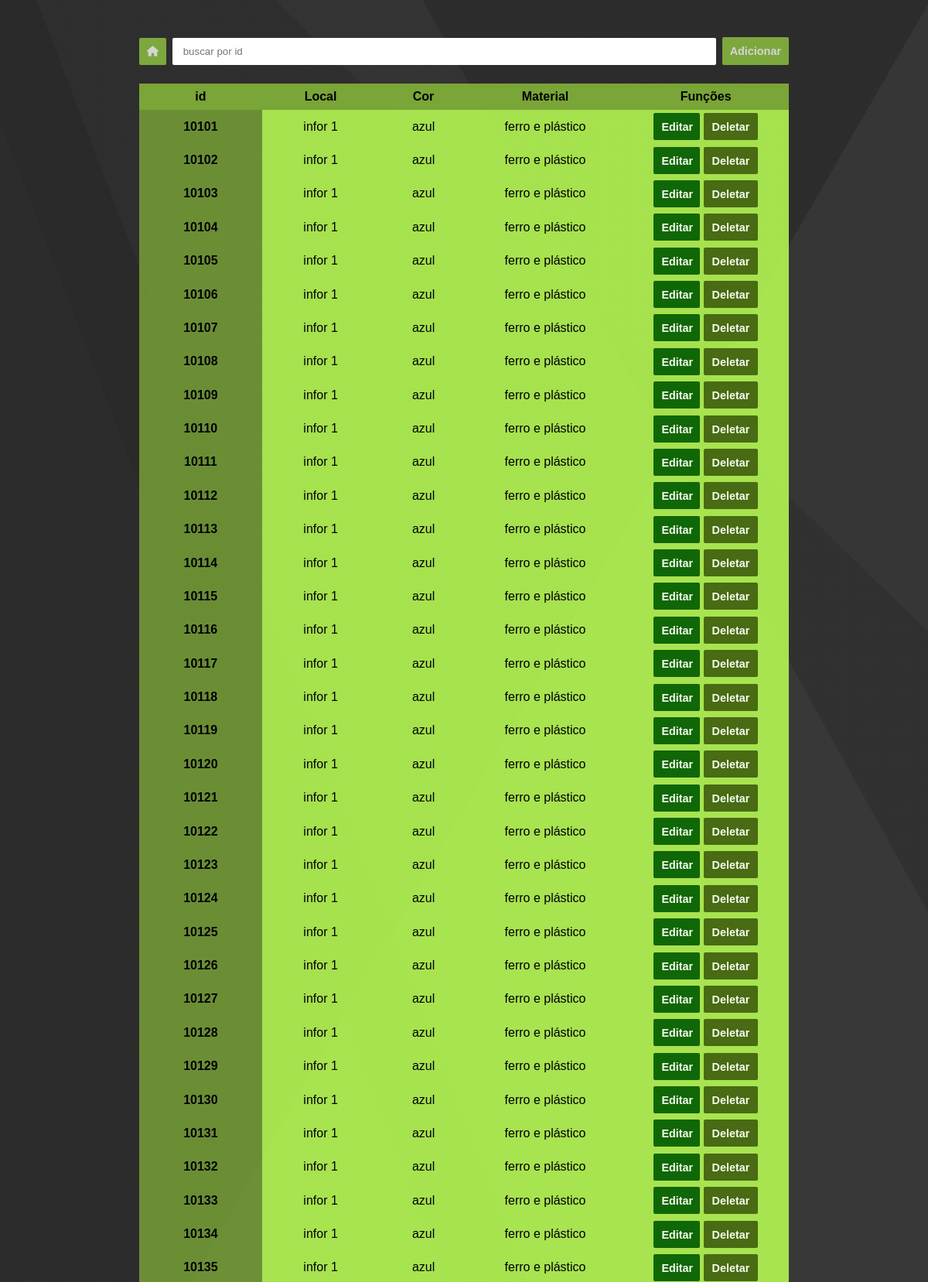
The page /1 (upper part) on the database its author committed.
### models.py (models this page shows)
class Moveis(db.Model):
    id = db.Column(db.Integer, primary_key = True)
    id_sala = db.Column(db.Integer, db.ForeignKey('sala.id'))
    id_objeto = db.Column(db.Integer, db.ForeignKey('objetos.id'))
    material = db.Column(db.String(50))
    cor = db.Column(db.String(20))

### routes/funcoes.py (the view)
@funcoes_route.route('/<int:itens>')
def listar_itens(itens):
    session['id_obj'] = itens
    global tabela_moveis
    tabela_moveis = db.session.query(Moveis).filter_by(id_objeto = itens).all()
    if tabela_moveis:
        mov = True
        return render_template('lista_item.html', tabela = tabela_moveis, movel = mov)
    else:
        mov = False
        tabela_eletronicos = db.session.query(Eletronicos).filter_by(id_objeto = itens).all()
        return render_template('lista_item.html', tabela = tabela_eletronicos, movel = mov)

### templates/lista_item.html (shortened to what this page needs)
<!DOCTYPE html>
<html lang="pt-br">
<head>
  <link rel="stylesheet" href="https://cdnjs.cloudflare.com/ajax/libs/font-awesome/6.6.0/css/all.min.css"
 />
  <link rel="stylesheet" href="../static/css/table.css">
</head>
<body>
  <div class="search--flex">
    <button class="back--btn">
      <a href="/">
        <i class="fa-solid fa-house"></i>
      </a>
    </button>
    <input type="number" id="search--tipping" placeholder=" buscar por id ">
    <button id="abrir_modal" class="search--btn" data-modal="modal">Adicionar</button>
  </div>
  <table>
    <thead>
      <tr>
        <th>id</th>
        <th>Local</th>
        {% if tabela[0].potencia %}
        <th>Potencia</th>
        <th>Consumo</th>
        {% else %}
        <th>Cor</th>
        <th>Material</th>
        {% endif %}
        <th>Funções</th>
      </tr>
    </thead>
    <tbody id="table--item">
      {% for objeto in tabela: %}
      <th scope="row">{{ objeto.id }}</th>
      <td>infor {{ objeto.id_sala }}</td>
      {% if objeto.potencia %}
      <td>{{ objeto.potencia }}</td>
      <td>{{ objeto.consumo }}</td>
      {% else %}
      <td>{{ objeto.cor }}</td>
      <td>{{ objeto.material }}</td>
  <td>
          <button data-modal="modal2" class="abrir_modal edit--btn">
            Editar
          </button>
          <a href="/{{ objeto.id }}/Deletar">
            <button class="delet--btn">Deletar</button>
          </a>
        </td>
      {% endif %}
      {% endfor %}
    </tbody>
  </table>
</body>
</html>

### static/css/table.css (style rules this page uses)
:root { --corDeFundo-cabecalho: #7AA637; --corDeFundo-tr: #7aa637cd; --corDeFundo-td: #bbff54db; --corDeFundo-btn: #91c741; --corButtonDelet: #3e5f0d; --corButtonEdit: #005a00; --corButtonClose: rgb(255, 54, 54); }
* { margin: 0; box-sizing: border-box; font-family: "Josefin Sans", sans-serif; }
body { background-image: linear-gradient(300deg, rgba(77, 77, 77, 0.05) 0%, rgba(77, 77, 77, 0.05) 25%, rgba(42, 42, 42, 0.05) 25%, rgba(42, 42, 42, 0.05) 38%, rgba(223, 223, 223, 0.05) 38%, rgba(223, 223, 223, 0.05) 75%, rgba(36, 36, 36, 0.05) 75%, rgba(36, 36, 36, 0.05) 100%), linear-gradient(44deg, rgba(128, 128, 128, 0.05) 0%, rgba(128, 128, 128, 0.05) 34%, rgba(212, 212, 212, 0.05) 34%, rgba(212, 212, 212, 0.05) 57%, rgba(25, 25, 25, 0.05) 57%, rgba(25, 25, 25, 0.05) 89%, rgba(135, 135, 135, 0.05) 89%, rgba(135, 135, 135, 0.05) 100%), linear-gradient(241deg, rgba(55, 55, 55, 0.05) 0%, rgba(55, 55, 55, 0.05) 14%, rgba(209, 209, 209, 0.05) 14%, rgba(209, 209, 209, 0.05) 60%, rgba(245, 245, 245, 0.05) 60%, rgba(245, 245, 245, 0.05) 69%, rgba(164, 164, 164, 0.05) 69%, rgba(164, 164, 164, 0.05) 100%), linear-gradient(249deg, rgba(248, 248, 248, 0.05) 0%, rgba(248, 248, 248, 0.05) 32%, rgba(148, 148, 148, 0.05) 32%, rgba(148, 148, 148, 0.05) 35%, rgba(202, 202, 202, 0.05) 35%, rgba(202, 202, 202, 0.05) 51%, rgba(181, 181, 181, 0.05) 51%, rgba(181, 181, 181, 0.05) 100%), linear-gradient(92deg, hsl(214, 0%, 11%), hsl(214, 0%, 11%)); display: flex; flex-direction: column; justify-content: center; align-items: center; padding-top: 1.5rem; }
.search--flex { display: flex; justify-content: center; align-items: center; width: 100%; max-width: 70vw; margin-top: 1.5rem; margin-bottom: 1.5rem; gap: 0.5rem; }
.search--flex input { width: 100%; border: none; border-radius: 2px; padding: 10px; }
.search--btn { color: #fff; background-color: var(--corDeFundo-btn); border: none; border-radius: 2px; font-size: 0.9rem; font-weight: bold; cursor: pointer; padding: 10px; opacity: 0.8; transition: 0.5s ease; }
.edit--btn { color: #fff; background-color: var(--corButtonEdit); border: none; border-radius: 2px; font-size: 0.9rem; font-weight: bold; cursor: pointer; padding: 10px; margin-bottom: 0.2rem; width: 60px; max-width: 90%; height: 35px; max-height: 80%; opacity: 0.9; transition: 0.3s ease; }
.delet--btn { color: #fff; background-color: var(--corButtonDelet); border: none; border-radius: 2px; font-size: 0.9rem; font-weight: bold; cursor: pointer; padding: 10px; margin-top: 0.2rem; width: 70px; max-width: 90%; height: 35px; max-height: 80%; opacity: 0.9; transition: 0.3s ease; }
table { border-collapse: collapse; width: 100%; max-width: 70vw; margin: auto; }
thead { background-color: var(--corDeFundo-cabecalho); color: black; }
th { background-color: var(--corDeFundo-tr); padding: 0.5rem; text-align: center; width: 30px; }
td { text-align: center; background-color: var(--corDeFundo-td); }
body { display: flex; justify-content: center; align-items: center; }

### rows shown on the page
Moveis: id "10101", id_sala "1", cor "azul", material "ferro e plástico"
Moveis: id "10102", id_sala "1", cor "azul", material "ferro e plástico"
Moveis: id "10103", id_sala "1", cor "azul", material "ferro e plástico"
Moveis: id "10104", id_sala "1", cor "azul", material "ferro e plástico"
Moveis: id "10105", id_sala "1", cor "azul", material "ferro e plástico"
Moveis: id "10106", id_sala "1", cor "azul", material "ferro e plástico"
Moveis: id "10107", id_sala "1", cor "azul", material "ferro e plástico"
Moveis: id "10108", id_sala "1", cor "azul", material "ferro e plástico"
Moveis: id "10109", id_sala "1", cor "azul", material "ferro e plástico"
Moveis: id "10110", id_sala "1", cor "azul", material "ferro e plástico"
Moveis: id "10111", id_sala "1", cor "azul", material "ferro e plástico"
Moveis: id "10112", id_sala "1", cor "azul", material "ferro e plástico"
Moveis: id "10113", id_sala "1", cor "azul", material "ferro e plástico"
Moveis: id "10114", id_sala "1", cor "azul", material "ferro e plástico"
Moveis: id "10115", id_sala "1", cor "azul", material "ferro e plástico"
Moveis: id "10116", id_sala "1", cor "azul", material "ferro e plástico"
Moveis: id "10117", id_sala "1", cor "azul", material "ferro e plástico"
Moveis: id "10118", id_sala "1", cor "azul", material "ferro e plástico"
Moveis: id "10119", id_sala "1", cor "azul", material "ferro e plástico"
Moveis: id "10120", id_sala "1", cor "azul", material "ferro e plástico"
Moveis: id "10121", id_sala "1", cor "azul", material "ferro e plástico"
Moveis: id "10122", id_sala "1", cor "azul", material "ferro e plástico"
Moveis: id "10123", id_sala "1", cor "azul", material "ferro e plástico"
Moveis: id "10124", id_sala "1", cor "azul", material "ferro e plástico"
Moveis: id "10125", id_sala "1", cor "azul", material "ferro e plástico"
Moveis: id "10126", id_sala "1", cor "azul", material "ferro e plástico"
Moveis: id "10127", id_sala "1", cor "azul", material "ferro e plástico"
Moveis: id "10128", id_sala "1", cor "azul", material "ferro e plástico"
Moveis: id "10129", id_sala "1", cor "azul", material "ferro e plástico"
Moveis: id "10130", id_sala "1", cor "azul", material "ferro e plástico"
Moveis: id "10131", id_sala "1", cor "azul", material "ferro e plástico"
Moveis: id "10132", id_sala "1", cor "azul", material "ferro e plástico"
Moveis: id "10133", id_sala "1", cor "azul", material "ferro e plástico"
Moveis: id "10134", id_sala "1", cor "azul", material "ferro e plástico"
Moveis: id "10135", id_sala "1", cor "azul", material "ferro e plástico"
